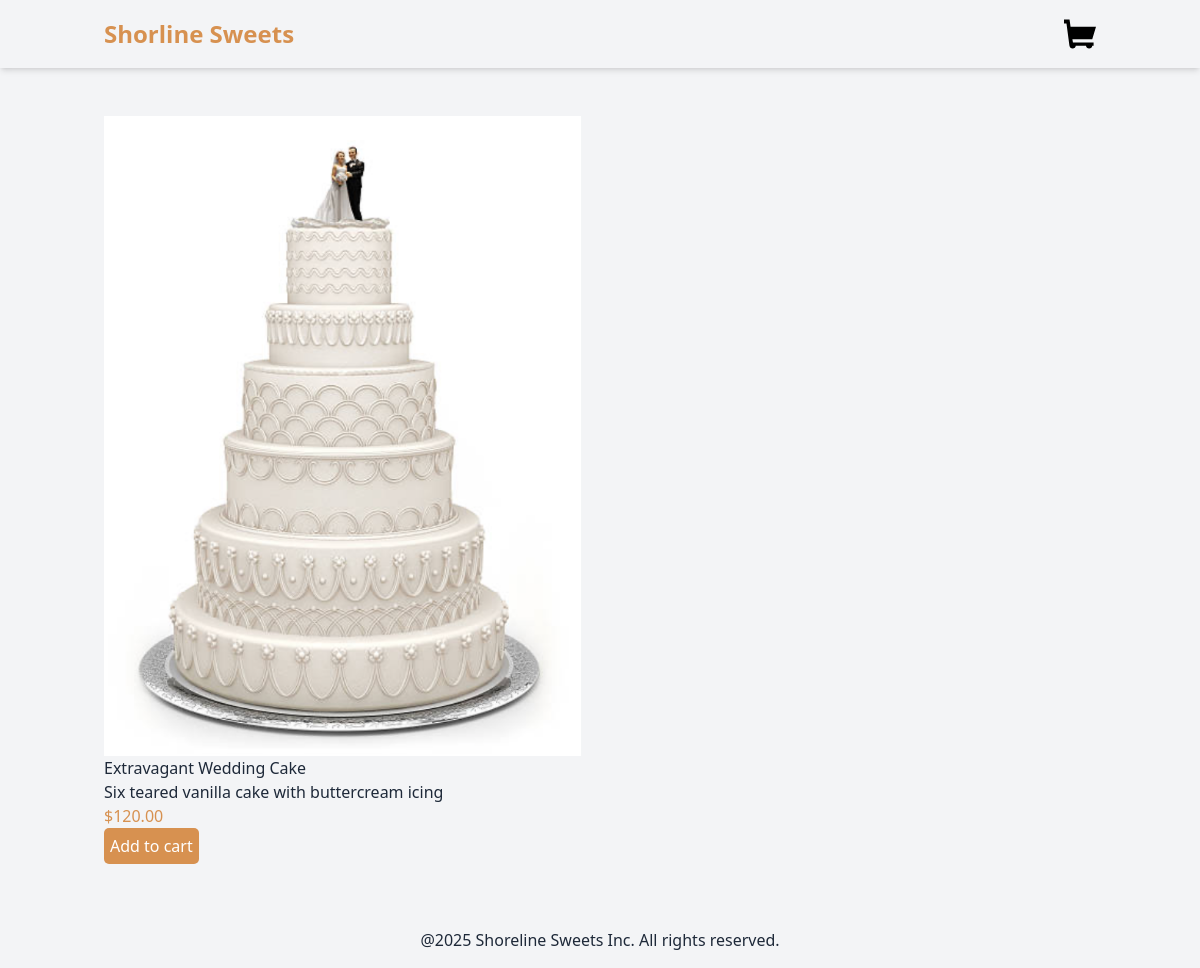
Page /product/7/extravagant-wedding-cake/ on the committed database.
### products/models.py (models this page shows, shortened)
class Product(models.Model):
    category = models.ForeignKey(Category, related_name='products', on_delete=models.CASCADE)
    name = models.CharField(max_length=250)
    slug = models.SlugField(max_length=250)
    description = models.TextField(blank=True)
    price = models.DecimalField(max_digits=10, decimal_places=2)
    available = models.BooleanField(default= True)
    created = models.DateTimeField(auto_now_add=True)
    updated = models.DateTimeField(auto_now=True)
    image = models.ImageField(upload_to='products', blank=True, null=True)

### products/views.py (the view)
# urls.py: path('product/<int:id>/<slug:slug>/', views.product_detail, name="product_detail"),
def product_detail(request, id, slug):
    product = get_object_or_404(Product, id=id, slug=slug, available=True)
    return render(request, 'products/product/detail.html', {'product':product})

### products/templates/products/product/detail.html (shortened to what this page needs)
{% extends "base.html" %}
{%block content%}
<div class="container mx-auto p-4 flex">
    <div>
        {% if product.image %}
        <img src="{{product.image.url}}" alt={{product.name}} style="max-height: 80vh;">
        {%else%}
        <p>The image is not available</p>
        {%endif%}
        <h3 style="font-weight: 500;">{{product.name}}</h3>
        <p>{{product.description}}</p>
        <p style="color: rgb(215, 145, 80);">${{product.price}}</p>
        <form action="{%url 'cart:cart_add' product.id %}" method="post" id="add-to-cart-form">
            <button style="background-color: rgb(215, 145, 80); color: white; padding: 6px; padding: 2py; border-radius: 5px;"> Add to cart </button>
        </form>
    </div>
</div>
    {%endblock%}

### rows in the picture
Product: image (picture), name "Extravagant Wedding Cake", description "Six teared vanilla cake with buttercream icing", price "120.00"
